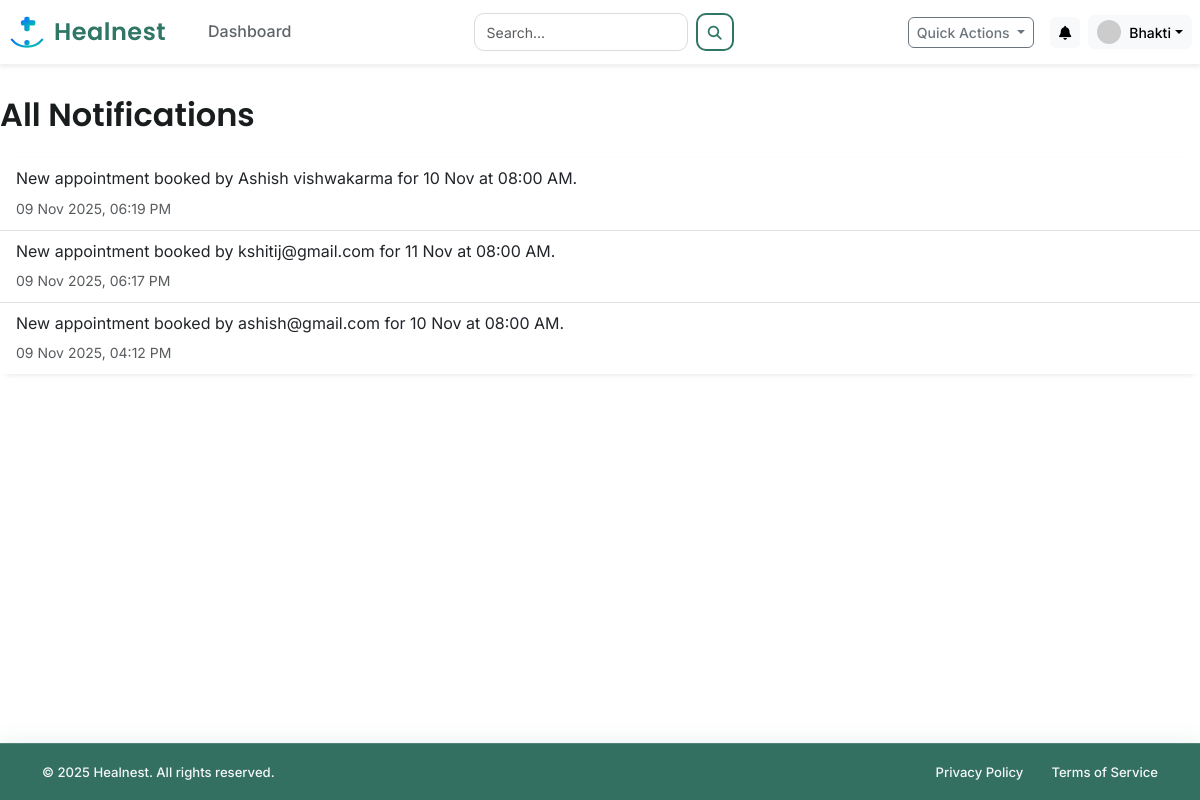
The app's page /notifications (signed in), older data.
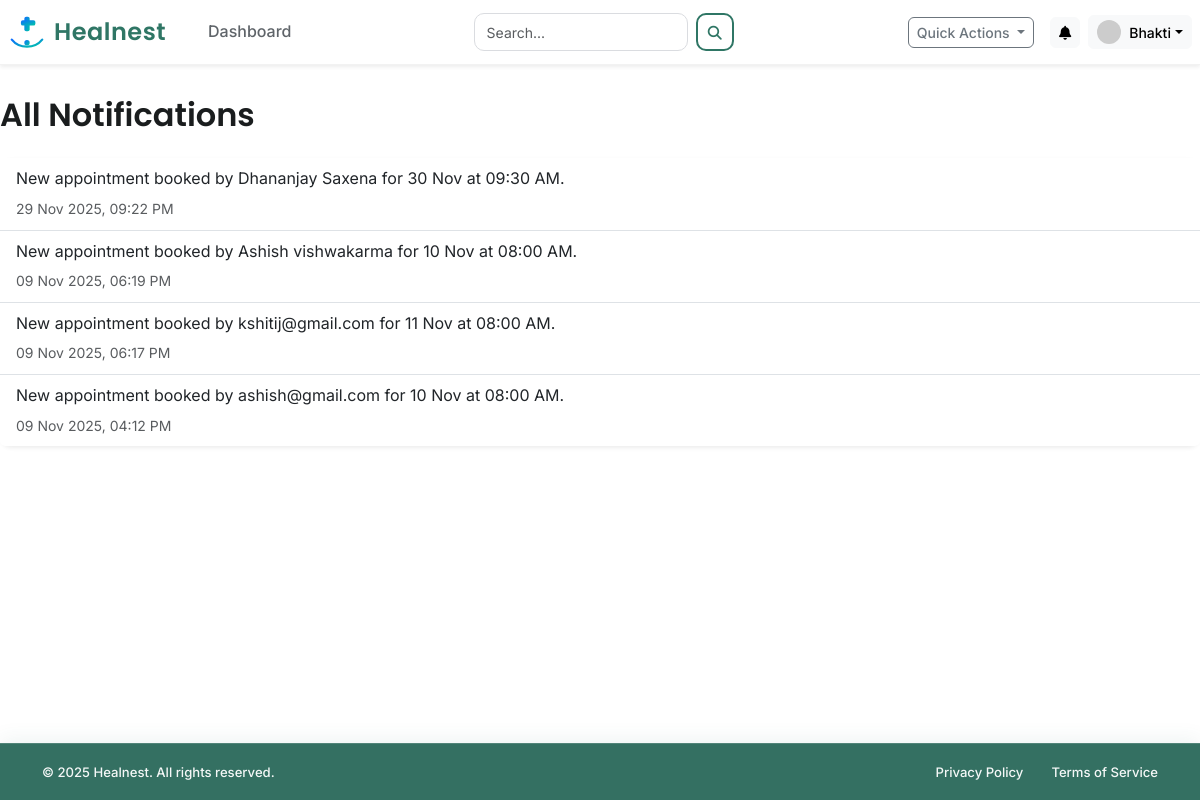
The same page, newer data.
### app/models.py (models this page shows)
class Notification(db.Model):
    __tablename__ = 'notification'
    id = db.Column(db.Integer, primary_key=True)
    user_id = db.Column(db.Integer, db.ForeignKey('user.id'), nullable=False)
    message = db.Column(db.Text, nullable=False)
    is_read = db.Column(db.Boolean, default=False)
    created_at = db.Column(db.DateTime, default=datetime.utcnow)

### app/routes/main_routes.py (the view)
@main_bp.route('/notifications')
@login_required
def notifications():
    all_notifications = Notification.query.filter_by(user_id=current_user.id).order_by(Notification.created_at.desc()).all()
    for notification in current_user.notifications:
        notification.is_read = True
    db.session.commit()
    return render_template('notifications.html', title='My Notifications', notifications=all_notifications)

### app/__init__.py (called while the page is built)
@app.context_processor
def inject_notifications():
    if current_user.is_authenticated:
        unread_notifications = Notification.query.filter_by(user_id=current_user.id, is_read=False).order_by(Notification.created_at.desc()).limit(5).all()
        notification_count = Notification.query.filter_by(user_id=current_user.id, is_read=False).count()
        return dict(unread_notifications=unread_notifications, notification_count=notification_count)
    return dict(unread_notifications=[], notification_count=0)

@app.context_processor
def inject_notifications():
    if current_user.is_authenticated:
        unread_notifications = Notification.query.filter_by(user_id=current_user.id, is_read=False).order_by(Notification.created_at.desc()).limit(5).all()
        notification_count = Notification.query.filter_by(user_id=current_user.id, is_read=False).count()
        return dict(unread_notifications=unread_notifications, notification_count=notification_count)
    return dict(unread_notifications=[], notification_count=0)

### app/models.py (called while the page is built)
@login_manager.user_loader
def load_user(user_id):
    return User.query.get(int(user_id))

### app/templates/notifications.html
{% extends "layout.html" %}
{% block content %}
    <h2 class="mb-4">All Notifications</h2>
    <div class="card shadow-sm">
        <ul class="list-group list-group-flush">
            {% for notification in notifications %}
            <li class="list-group-item {% if not notification.is_read %}fw-bold{% endif %}">
                <p class="mb-1">{{ notification.message }}</p>
                <small class="text-muted">{{ notification.created_at.strftime('%d %b %Y, %I:%M %p') }}</small>
            </li>
            {% else %}
            <li class="list-group-item text-center text-muted">You have no notifications.</li>
            {% endfor %}
        </ul>
    </div>
{% endblock content %}

Row changes from the older to the newer data that the page shows:
added Notification: message "New appointment booked by Dhananjay Saxena for 30 Nov at 09:30 AM.", created_at "29 Nov 2025, 09:22 PM"
